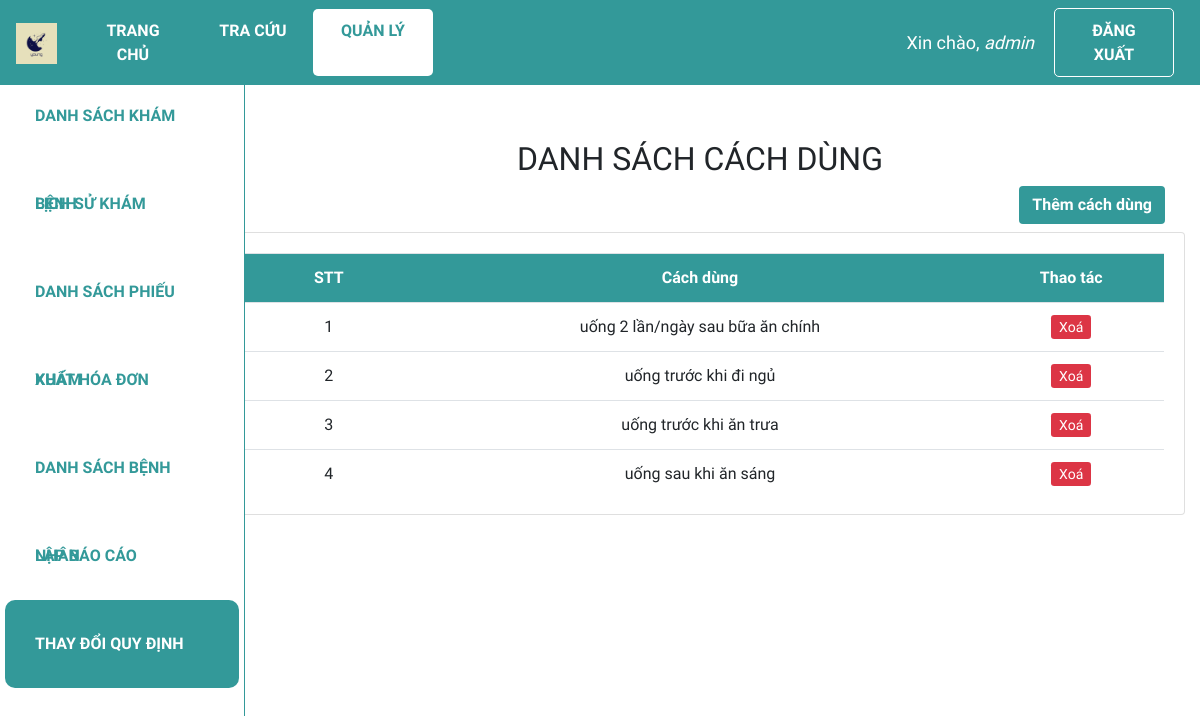
The page /thaydoi/cachdung (signed in) on the database as committed earlier.
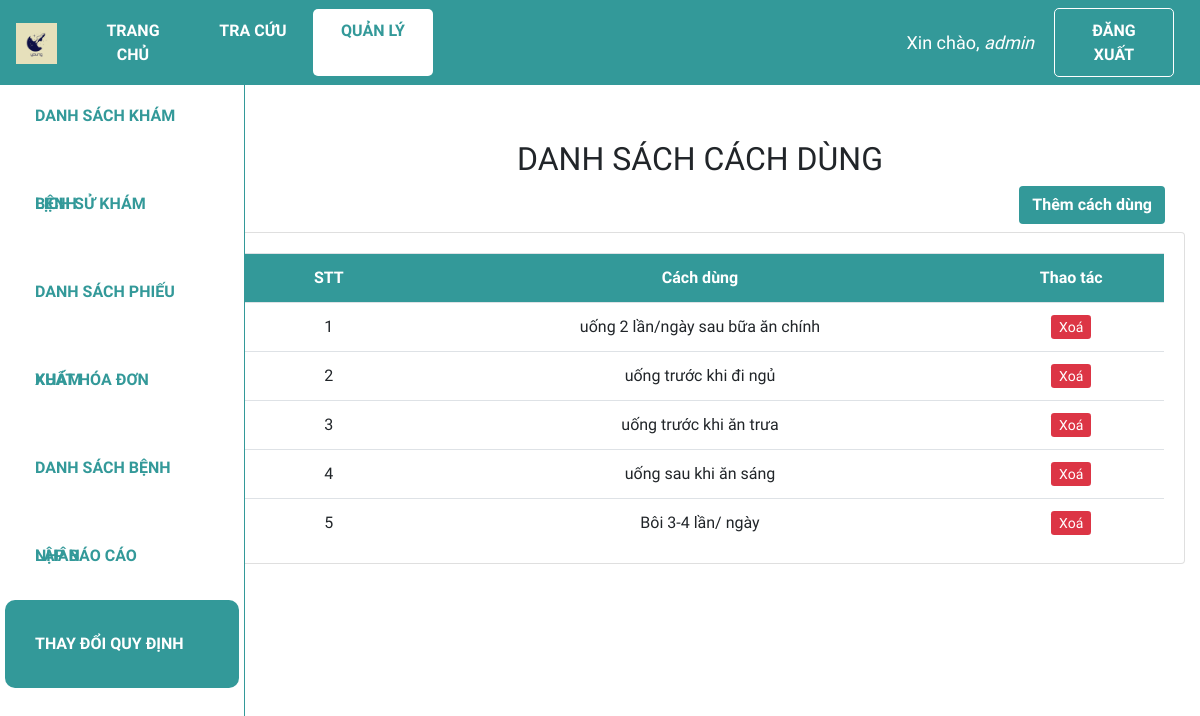
The same page on the database as committed later.
### web_core/models.py (models this page shows)
class DANHMUC(models.Model):
    CATEGORIES = (
        ('Bệnh', 'Bệnh'),
        ('Thuốc', 'Thuốc'),
        ('Đơn vị', 'Đơn vị'),
        ('Cách dùng', 'Cách dùng'),
    )
    id = ShortUUIDField(
        verbose_name='ID Danh mục',
        length=10,
        max_length=12,
        prefix="DM",
        alphabet="0123456789",
        primary_key=True)
    ten = models.CharField('Tên', max_length=255, unique = True)
    loai = models.CharField('Loại', max_length=20, choices=CATEGORIES)
    gia_tri = models.IntegerField('Giá trị', null=True, blank=True, validators=[MinValueValidator(0)])
    def __str__(self):
        return self.ten

### web_core/decorators.py (the view)
    def wrapper_function(request, *args, **kwargs):
        group = None
        if request.user.groups.exists():
            group = request.user.groups.all()[0].name
        print(group)
        if group == 'customer':
            return redirect('quanli_dskb')
        if group == 'admin':
            return view_func(request, *args, **kwargs)

### web_core/views.py (called while the page is built)
@admin_only
def thaydoi_cachdung(request):
    ds_cach_dung = DANHMUC.objects.filter(loai='Cách dùng')
    context = {'ds_cach_dung': ds_cach_dung}
    return render(request, 'web_core/thaydoi_cachdung.html', context)

### web_core/templates/web_core/thaydoi_cachdung.html (shortened to what this page needs)
{% extends 'web_core/main.html' %}
{% block content %}
<div class="row">
    <div class="col-md-2">
        {% include 'web_core/sidebar.html' %}
    </div>
    <div class="col-md-10">
        <h2 class="table-title" style>Danh sách cách dùng</h2>
        <div class="btn-text-right">
            <a class='btn add-btn' href="{% url 'quanli_thaydoi_cachdung_them' %}">Thêm cách dùng</a>
        </div>
        <div class="card card-body">
            <table class='table my-table'>
                <tr class="table-head">
                    <th class="small-content">STT</th>
                    <th class="large-content">Cách dùng</th>
                    <th class="small-content">Thao tác</th>
                </tr>
                {% for cach_dung in ds_cach_dung %}
                <tr>
                    <td class="small-content stt"></td>
                    <td class="large-content">{{ cach_dung }}</td>
                    <td class="small-content">
                        <a class="btn-sm btn-danger" href="{% url 'quanli_thaydoi_cachdung_xoa' cach_dung.id %}">Xoá</a>
                    </td>
                </tr>
                {% endfor %}
            </table>
        </div>
    </div>
</div>
{% endblock %}

Rows that differ between the two databases and show on the page:
added DANHMUC: ten "Bôi 3-4 lần/ ngày"
